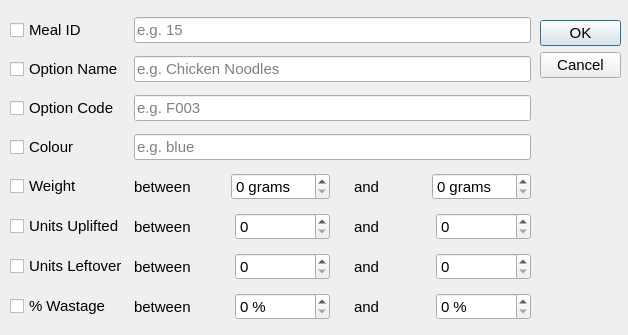
<?xml version="1.0" encoding="UTF-8"?>
<ui version="4.0">
 <class>searchMealOptionDialog</class>
 <widget class="QDialog" name="searchMealOptionDialog">
  <property name="geometry">
   <rect>
    <x>0</x>
    <y>0</y>
    <width>628</width>
    <height>335</height>
   </rect>
  </property>
  <property name="minimumSize">
   <size>
    <width>500</width>
    <height>260</height>
   </size>
  </property>
  <property name="maximumSize">
   <size>
    <width>800</width>
    <height>500</height>
   </size>
  </property>
  <property name="font">
   <font>
    <pointsize>11</pointsize>
   </font>
  </property>
  <property name="windowTitle">
   <string>Dialog</string>
  </property>
  <widget class="QDialogButtonBox" name="buttonBox">
   <property name="geometry">
    <rect>
     <x>540</x>
     <y>20</y>
     <width>81</width>
     <height>241</height>
    </rect>
   </property>
   <property name="orientation">
    <enum>Qt::Vertical</enum>
   </property>
   <property name="standardButtons">
    <set>QDialogButtonBox::Cancel|QDialogButtonBox::Ok</set>
   </property>
   <property name="centerButtons">
    <bool>false</bool>
   </property>
  </widget>
  <widget class="QWidget" name="gridLayoutWidget">
   <property name="geometry">
    <rect>
     <x>10</x>
     <y>10</y>
     <width>521</width>
     <height>321</height>
    </rect>
   </property>
   <layout class="QGridLayout" name="gridLayout">
    <item row="2" column="1">
     <widget class="QCheckBox" name="optionCodeCheckBox">
      <property name="text">
       <string>Option Code</string>
      </property>
     </widget>
    </item>
    <item row="1" column="1">
     <widget class="QCheckBox" name="optionNameCheckBox">
      <property name="text">
       <string>Option Name</string>
      </property>
      <property name="tristate">
       <bool>false</bool>
      </property>
     </widget>
    </item>
    <item row="4" column="1">
     <widget class="QCheckBox" name="weightCheckBox">
      <property name="text">
       <string>Weight</string>
      </property>
     </widget>
    </item>
    <item row="0" column="1">
     <widget class="QCheckBox" name="mealIdCheckBox">
      <property name="text">
       <string>Meal ID</string>
      </property>
     </widget>
    </item>
    <item row="3" column="2">
     <widget class="QLineEdit" name="colourLineEdit">
      <property name="maxLength">
       <number>3</number>
      </property>
      <property name="placeholderText">
       <string extracomment="Enter Package Colour">e.g. blue</string>
      </property>
     </widget>
    </item>
    <item row="5" column="2">
     <layout class="QHBoxLayout" name="horizontalLayout_5">
      <item>
       <widget class="QLabel" name="label_7">
        <property name="text">
         <string>between</string>
        </property>
        <property name="alignment">
         <set>Qt::AlignLeading|Qt::AlignLeft|Qt::AlignVCenter</set>
        </property>
        <property name="margin">
         <number>0</number>
        </property>
        <property name="indent">
         <number>0</number>
        </property>
       </widget>
      </item>
      <item>
       <widget class="QSpinBox" name="unitsUpliftedSpinBox">
        <property name="maximum">
         <number>999</number>
        </property>
       </widget>
      </item>
      <item>
       <widget class="QLabel" name="label_9">
        <property name="text">
         <string>and</string>
        </property>
        <property name="alignment">
         <set>Qt::AlignLeading|Qt::AlignLeft|Qt::AlignVCenter</set>
        </property>
        <property name="margin">
         <number>0</number>
        </property>
        <property name="indent">
         <number>18</number>
        </property>
       </widget>
      </item>
      <item>
       <widget class="QSpinBox" name="unitsUpliftedSpinBox_2">
        <property name="maximum">
         <number>999</number>
        </property>
       </widget>
      </item>
     </layout>
    </item>
    <item row="6" column="1">
     <widget class="QCheckBox" name="unitsLeftoverCheckBox">
      <property name="text">
       <string>Units Leftover</string>
      </property>
     </widget>
    </item>
    <item row="4" column="2">
     <layout class="QHBoxLayout" name="horizontalLayout_4">
      <item>
       <widget class="QLabel" name="label_5">
        <property name="text">
         <string>between</string>
        </property>
        <property name="alignment">
         <set>Qt::AlignLeading|Qt::AlignLeft|Qt::AlignVCenter</set>
        </property>
        <property name="margin">
         <number>0</number>
        </property>
        <property name="indent">
         <number>0</number>
        </property>
       </widget>
      </item>
      <item>
       <widget class="QSpinBox" name="weightSpinBox">
        <property name="suffix">
         <string> grams</string>
        </property>
        <property name="maximum">
         <number>999</number>
        </property>
       </widget>
      </item>
      <item>
       <widget class="QLabel" name="label_8">
        <property name="text">
         <string>and</string>
        </property>
        <property name="alignment">
         <set>Qt::AlignLeading|Qt::AlignLeft|Qt::AlignVCenter</set>
        </property>
        <property name="margin">
         <number>0</number>
        </property>
        <property name="indent">
         <number>18</number>
        </property>
       </widget>
      </item>
      <item>
       <widget class="QSpinBox" name="weightSpinBox_2">
        <property name="suffix">
         <string> grams</string>
        </property>
        <property name="maximum">
         <number>999</number>
        </property>
       </widget>
      </item>
     </layout>
    </item>
    <item row="5" column="1">
     <widget class="QCheckBox" name="unitsUpliftedCheckBox">
      <property name="text">
       <string>Units Uplifted</string>
      </property>
     </widget>
    </item>
    <item row="3" column="1">
     <widget class="QCheckBox" name="colourCheckBox">
      <property name="text">
       <string>Colour</string>
      </property>
     </widget>
    </item>
    <item row="6" column="2">
     <layout class="QHBoxLayout" name="horizontalLayout_6">
      <item>
       <widget class="QLabel" name="label_10">
        <property name="text">
         <string>between</string>
        </property>
        <property name="alignment">
         <set>Qt::AlignLeading|Qt::AlignLeft|Qt::AlignVCenter</set>
        </property>
        <property name="margin">
         <number>0</number>
        </property>
        <property name="indent">
         <number>0</number>
        </property>
       </widget>
      </item>
      <item>
       <widget class="QSpinBox" name="unitsLeftoverSpinBox">
        <property name="maximum">
         <number>999</number>
        </property>
       </widget>
      </item>
      <item>
       <widget class="QLabel" name="label_11">
        <property name="text">
         <string>and</string>
        </property>
        <property name="alignment">
         <set>Qt::AlignLeading|Qt::AlignLeft|Qt::AlignVCenter</set>
        </property>
        <property name="margin">
         <number>0</number>
        </property>
        <property name="indent">
         <number>18</number>
        </property>
       </widget>
      </item>
      <item>
       <widget class="QSpinBox" name="unitsLeftoverSpinBox_2">
        <property name="maximum">
         <number>999</number>
        </property>
       </widget>
      </item>
     </layout>
    </item>
    <item row="0" column="2">
     <widget class="QLineEdit" name="mealIdLineEdit">
      <property name="toolTip">
       <string/>
      </property>
      <property name="inputMask">
       <string/>
      </property>
      <property name="text">
       <string/>
      </property>
      <property name="maxLength">
       <number>3</number>
      </property>
      <property name="frame">
       <bool>true</bool>
      </property>
      <property name="echoMode">
       <enum>QLineEdit::Normal</enum>
      </property>
      <property name="cursorPosition">
       <number>0</number>
      </property>
      <property name="placeholderText">
       <string extracomment="Enter Flight ID Here">e.g. 15</string>
      </property>
      <property name="cursorMoveStyle">
       <enum>Qt::VisualMoveStyle</enum>
      </property>
     </widget>
    </item>
    <item row="1" column="2">
     <widget class="QLineEdit" name="optionNameLineEdit">
      <property name="toolTip">
       <string/>
      </property>
      <property name="inputMask">
       <string/>
      </property>
      <property name="text">
       <string/>
      </property>
      <property name="maxLength">
       <number>3</number>
      </property>
      <property name="frame">
       <bool>true</bool>
      </property>
      <property name="echoMode">
       <enum>QLineEdit::Normal</enum>
      </property>
      <property name="cursorPosition">
       <number>0</number>
      </property>
      <property name="placeholderText">
       <string extracomment="Enter Option Name">e.g. Chicken Noodles</string>
      </property>
      <property name="cursorMoveStyle">
       <enum>Qt::VisualMoveStyle</enum>
      </property>
     </widget>
    </item>
    <item row="2" column="2">
     <widget class="QLineEdit" name="optionCodeLineEdit">
      <property name="toolTip">
       <string/>
      </property>
      <property name="inputMask">
       <string/>
      </property>
      <property name="text">
       <string/>
      </property>
      <property name="maxLength">
       <number>3</number>
      </property>
      <property name="frame">
       <bool>true</bool>
      </property>
      <property name="echoMode">
       <enum>QLineEdit::Normal</enum>
      </property>
      <property name="cursorPosition">
       <number>0</number>
      </property>
      <property name="placeholderText">
       <string extracomment="Enter Option Code">e.g. F003</string>
      </property>
      <property name="cursorMoveStyle">
       <enum>Qt::VisualMoveStyle</enum>
      </property>
     </widget>
    </item>
    <item row="7" column="1">
     <widget class="QCheckBox" name="wastageCheckBox">
      <property name="text">
       <string>% Wastage</string>
      </property>
     </widget>
    </item>
    <item row="7" column="2">
     <layout class="QHBoxLayout" name="horizontalLayout_7">
      <item>
       <widget class="QLabel" name="label_12">
        <property name="text">
         <string>between</string>
        </property>
        <property name="alignment">
         <set>Qt::AlignLeading|Qt::AlignLeft|Qt::AlignVCenter</set>
        </property>
        <property name="margin">
         <number>0</number>
        </property>
        <property name="indent">
         <number>0</number>
        </property>
       </widget>
      </item>
      <item>
       <widget class="QSpinBox" name="wastageSpinBox">
        <property name="suffix">
         <string> %</string>
        </property>
        <property name="maximum">
         <number>999</number>
        </property>
       </widget>
      </item>
      <item>
       <widget class="QLabel" name="label_13">
        <property name="text">
         <string>and</string>
        </property>
        <property name="alignment">
         <set>Qt::AlignLeading|Qt::AlignLeft|Qt::AlignVCenter</set>
        </property>
        <property name="margin">
         <number>0</number>
        </property>
        <property name="indent">
         <number>18</number>
        </property>
       </widget>
      </item>
      <item>
       <widget class="QSpinBox" name="wastageSpinBox_2">
        <property name="suffix">
         <string> %</string>
        </property>
        <property name="maximum">
         <number>999</number>
        </property>
       </widget>
      </item>
     </layout>
    </item>
   </layout>
  </widget>
 </widget>
 <resources/>
 <connections>
  <connection>
   <sender>buttonBox</sender>
   <signal>accepted()</signal>
   <receiver>searchMealOptionDialog</receiver>
   <slot>accept()</slot>
   <hints>
    <hint type="sourcelabel">
     <x>248</x>
     <y>254</y>
    </hint>
    <hint type="destinationlabel">
     <x>157</x>
     <y>274</y>
    </hint>
   </hints>
  </connection>
  <connection>
   <sender>buttonBox</sender>
   <signal>rejected()</signal>
   <receiver>searchMealOptionDialog</receiver>
   <slot>reject()</slot>
   <hints>
    <hint type="sourcelabel">
     <x>316</x>
     <y>260</y>
    </hint>
    <hint type="destinationlabel">
     <x>286</x>
     <y>274</y>
    </hint>
   </hints>
  </connection>
 </connections>
</ui>
